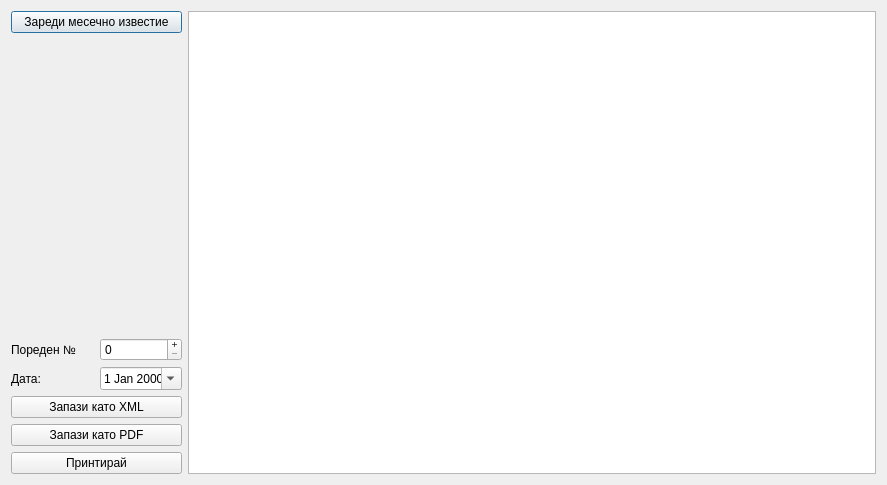
<?xml version="1.0" encoding="UTF-8"?>
<ui version="4.0">
 <class>InvoiceDialog</class>
 <widget class="QDialog" name="InvoiceDialog">
  <property name="geometry">
   <rect>
    <x>0</x>
    <y>0</y>
    <width>887</width>
    <height>485</height>
   </rect>
  </property>
  <property name="windowTitle">
   <string>InvoiceDialog</string>
  </property>
  <layout class="QHBoxLayout" name="horizontalLayout_2">
   <item>
    <layout class="QVBoxLayout" name="verticalLayout_3">
     <item>
      <widget class="QPushButton" name="loadButton">
       <property name="minimumSize">
        <size>
         <width>171</width>
         <height>0</height>
        </size>
       </property>
       <property name="text">
        <string>Зареди месечно известие</string>
       </property>
      </widget>
     </item>
     <item>
      <spacer name="verticalSpacer">
       <property name="orientation">
        <enum>Qt::Vertical</enum>
       </property>
       <property name="sizeHint" stdset="0">
        <size>
         <width>20</width>
         <height>40</height>
        </size>
       </property>
      </spacer>
     </item>
     <item>
      <layout class="QHBoxLayout" name="horizontalLayout">
       <item>
        <layout class="QVBoxLayout" name="verticalLayout">
         <item>
          <widget class="QLabel" name="label">
           <property name="text">
            <string>Пореден №</string>
           </property>
          </widget>
         </item>
         <item>
          <widget class="QLabel" name="label_2">
           <property name="text">
            <string>Дата:</string>
           </property>
          </widget>
         </item>
        </layout>
       </item>
       <item>
        <layout class="QVBoxLayout" name="verticalLayout_2">
         <item>
          <widget class="QSpinBox" name="invoiceNumber">
           <property name="buttonSymbols">
            <enum>QAbstractSpinBox::PlusMinus</enum>
           </property>
           <property name="maximum">
            <number>999999999</number>
           </property>
          </widget>
         </item>
         <item>
          <widget class="QDateEdit" name="invoiceDate">
           <property name="buttonSymbols">
            <enum>QAbstractSpinBox::NoButtons</enum>
           </property>
           <property name="calendarPopup">
            <bool>true</bool>
           </property>
          </widget>
         </item>
        </layout>
       </item>
      </layout>
     </item>
     <item>
      <widget class="QPushButton" name="saveXMLButton">
       <property name="text">
        <string>Запази като XML</string>
       </property>
      </widget>
     </item>
     <item>
      <widget class="QPushButton" name="savePDFButton">
       <property name="text">
        <string>Запази като PDF</string>
       </property>
      </widget>
     </item>
     <item>
      <widget class="QPushButton" name="printButton">
       <property name="text">
        <string>Принтирай</string>
       </property>
      </widget>
     </item>
    </layout>
   </item>
   <item>
    <widget class="QGraphicsView" name="graphicsView"/>
   </item>
  </layout>
 </widget>
 <layoutdefault spacing="6" margin="11"/>
 <resources/>
 <connections/>
</ui>
